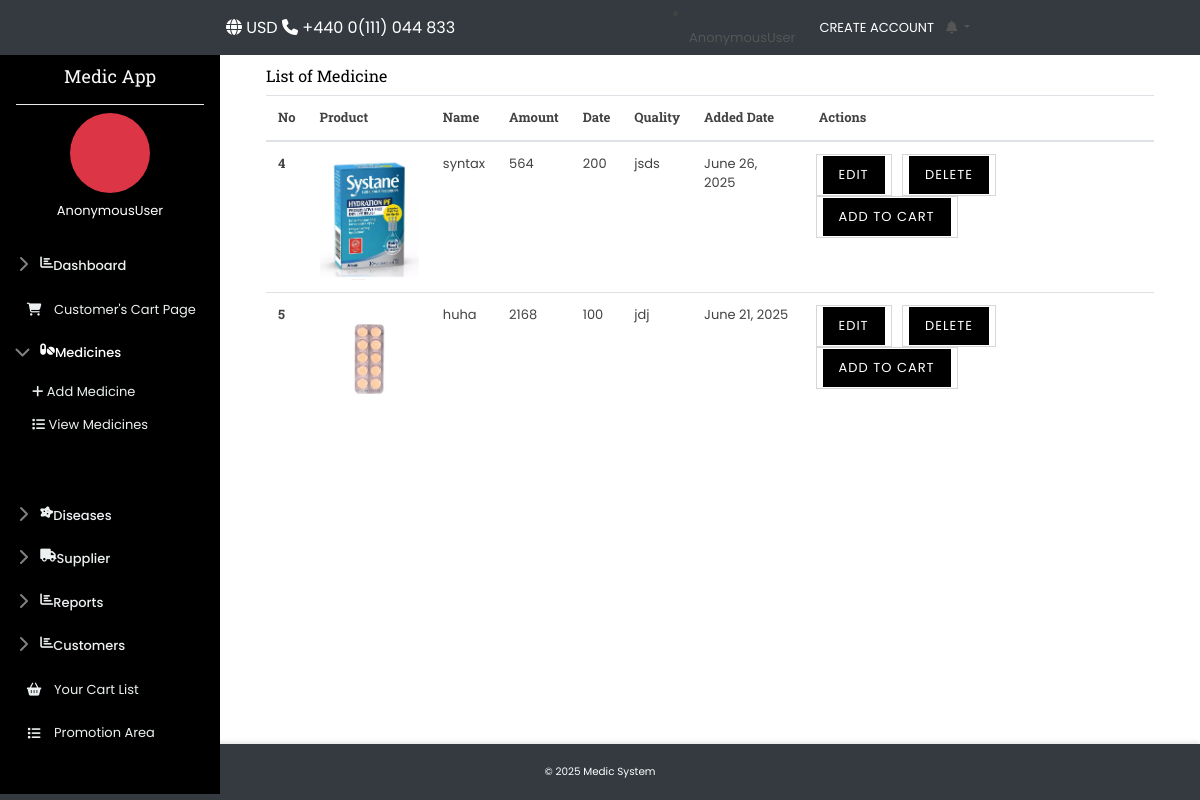
/medicineview/, run on an earlier commit of the app's database.
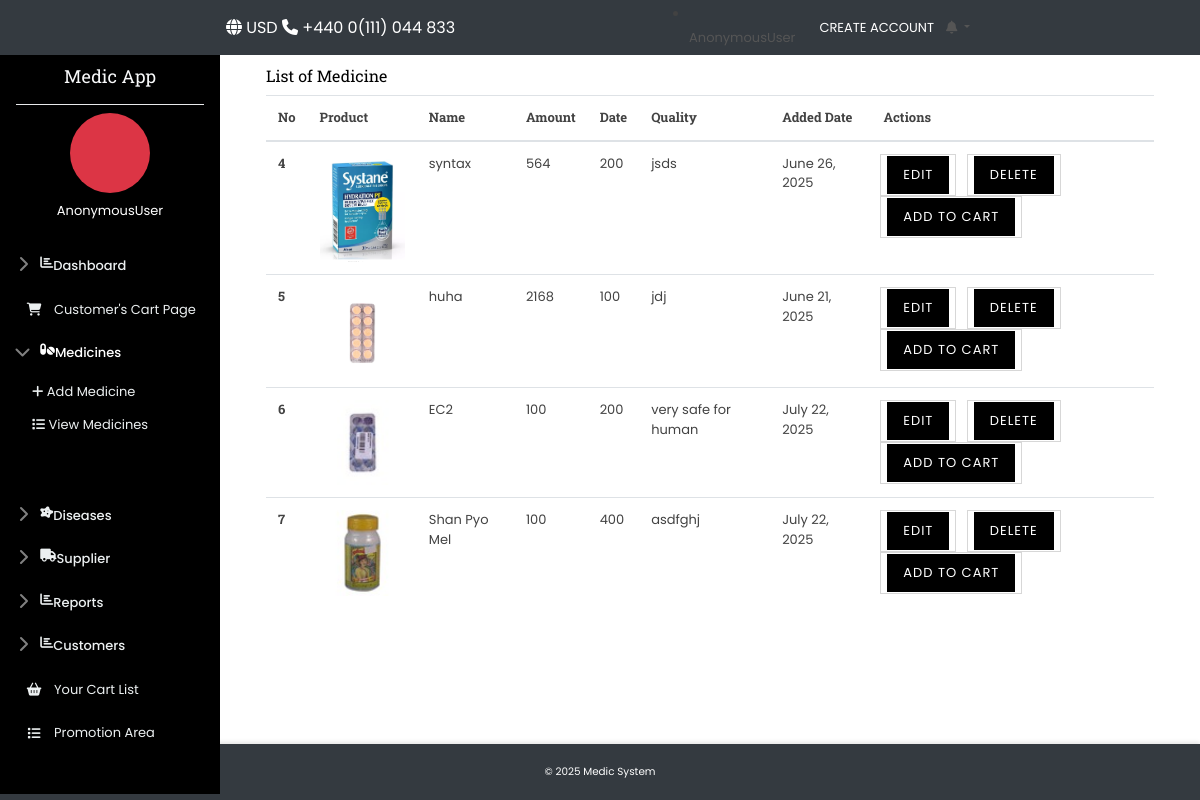
And on a later commit of the database.
### ourapp/models.py (models this page shows, shortened)
class Item(models.Model):
    category = models.ForeignKey(Category, on_delete= models.CASCADE)
    disease = models.ForeignKey(Disease, on_delete= models.CASCADE)
    supplier = models.ForeignKey(Supplier, on_delete= models.CASCADE, blank=True, null=True)
    item_photo1 = models.ImageField(upload_to='photos')
    item_photo2 = models.ImageField(upload_to='photos')
    item_name = models.CharField(max_length=255)
    item_quantity =models.PositiveIntegerField()
    item_price = models.PositiveIntegerField()
    purcharse_price = models.PositiveIntegerField(default=0)
    item_description = models.TextField()
    exp_date = models.DateField()
    brand_name = models.CharField(max_length=255, blank=True, null=True)
    batch_number = models.CharField(max_length=100, blank=True, null=True)
    barcode = models.CharField(max_length=255, blank=True, null=True)
    stock_minimum = models.PositiveIntegerField(default=10)

### ourapp/views.py (the view)
# urls.py: path('medicineview/', medview, name= 'medview'),
def medview(request):
    med_data = Item.objects.all()
    context ={'med_data':med_data}
    return render(request,'medview.html', context )

### ourapp/context_processors.py (called while the page is built)
def expiry_notifications(request):
    if request.user.is_authenticated:
        today = now().date()
        warning_date = today + timedelta(days=90)
        expiring_items = Item.objects.filter(exp_date__lte=warning_date, exp_date__gte=today)
        return {'expiring_items': expiring_items, 'expiring_count': expiring_items.count()}
    return {}

### templates/medview.html
{% extends 'base.html' %}
{% load static %}
{% block content %}
<div class="container">
    <div class="table-responsive">
        <table class="table">
            <h3>List of Medicine</h3>
            <thead>
                <tr>
                    <th scope="col">No</th>
                    <th scope="col">Product</th>
                    <th scope="col">Name</th>
                    <th scope="col">Amount</th>
                    <th scope="col">Date</th>
                    <th scope="col">Quality</th>
                    <th scope="col">Added Date</th>
                    <th scope="col">&nbsp;Actions</th>
                </tr>
            </thead>
            <tbody>
                {% for i in med_data  %}
                <tr>
                    <th scope="row">{{i.id}}</th>
                    <td> <img src="{{i.item_photo1.url}}" width="100px" alt="">   </td>
                    <td>{{i.item_name}}</td>
                    <td>{{i.item_quantity}}</td>
                    <td>{{i.item_price}}</td>
                    <td>{{i.item_description|truncatewords:10}}</td>
                    <td>{{i.exp_date}}</td>
                    <td><button><a href="{% url 'med_updateview' i.id %}" class="btn btn-sm btn-info">edit</a></button>  &nbsp; <button><a href="{% url 'deleteitem' i.id %}" class="btn btn-sm btn-danger">delete</a></button> &nbsp;<button><a href="{% url 'add_to_cart' i.id %}" class="btn btn-sm btn-info">Add to cart</a></button></td>
                </tr>
                {% endfor %}
            </tbody>
        </table>
    </div>
</div>
{% endblock content %}

What changed in the data, as far as the page shows it:
added Item: id "6", item_photo1 (picture), item_name "EC2", item_quantity "100", item_price "200", item_description "very safe for human", exp_date "July 22, 2025"
added Item: id "7", item_photo1 (picture), item_name "Shan Pyo Mel", item_quantity "100", item_price "400", item_description "asdfghj", exp_date "July 22, 2025"
